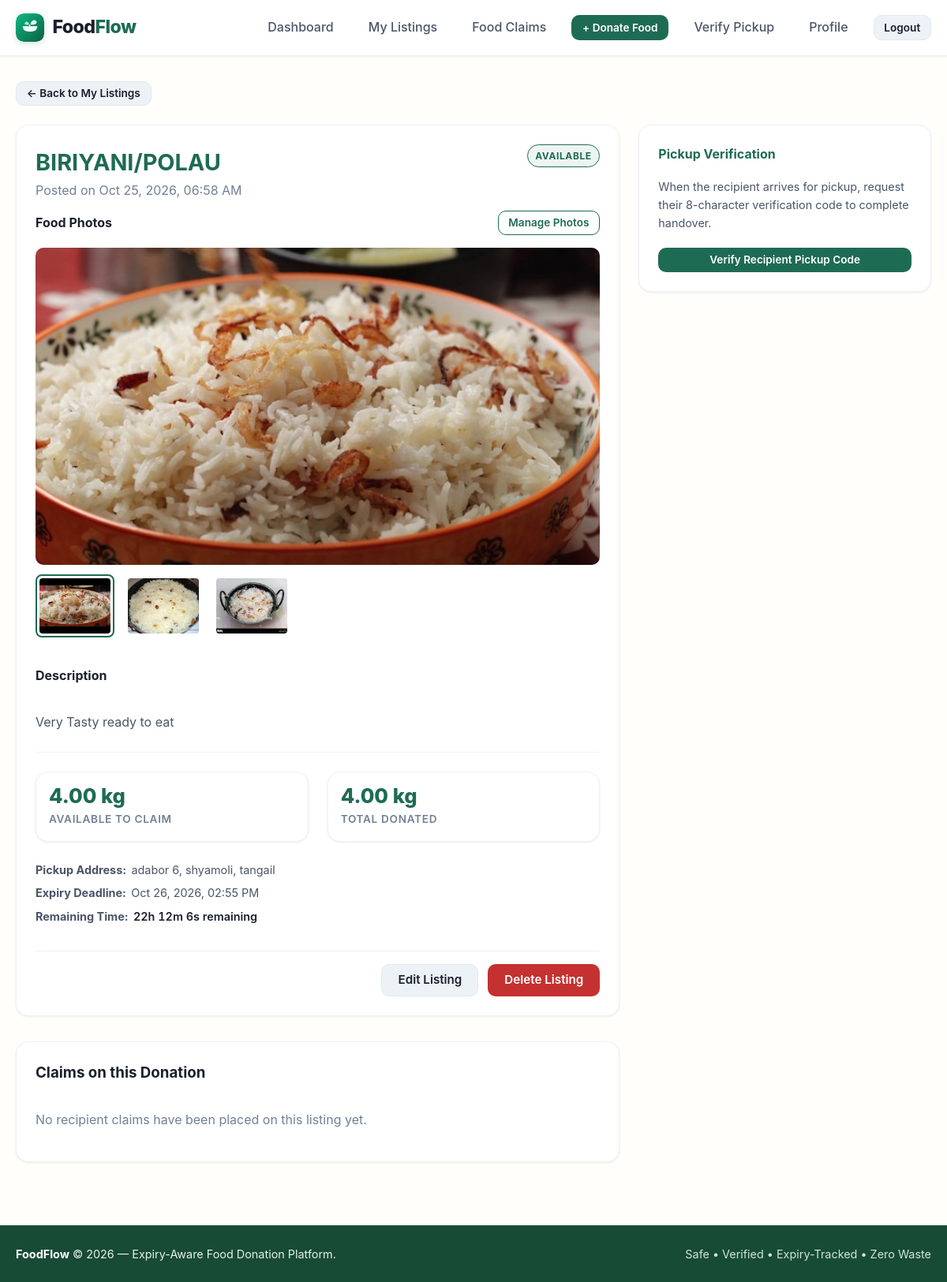
Page /donor/listings/26/ (signed in) on the committed database.
### listings/models.py (models this page shows, shortened)
class FoodListing(models.Model):
    STATUS_AVAILABLE = 'available'
    STATUS_CLAIMED = 'claimed'
    STATUS_COMPLETED = 'completed'
    STATUS_EXPIRED = 'expired'
    STATUS_CHOICES = [
        (STATUS_AVAILABLE, 'Available'),
        (STATUS_CLAIMED, 'Claimed'),
        (STATUS_COMPLETED, 'Completed'),
        (STATUS_EXPIRED, 'Expired'),
    ]
    donor = models.ForeignKey(
        'accounts.Donor',
        on_delete=models.CASCADE,
        related_name='listings'
    )
    location = models.ForeignKey(
        'locations.Location',
        on_delete=models.PROTECT,
        related_name='listings'
    )
    food_name = models.CharField(max_length=200, help_text="e.g. Cooked Rice & Curry, Fresh Apples, Bread Rolls")
    description = models.TextField(blank=True, null=True, help_text="Preparation details, ingredients, or dietary info")
    quantity = models.DecimalField(
        max_digits=10,
        decimal_places=2,
        validators=[MinValueValidator(Decimal('0.01'))],
        help_text="Total initial quantity"
    )
    unit = models.CharField(
        max_length=50,
        help_text="Units: portions, kg, boxes, packets, meals, litres"
    )
    expires_at = models.DateTimeField(
        db_index=True,
        help_text="Exact expiry deadline"
    )
    status = models.CharField(
        max_length=20,
        choices=STATUS_CHOICES,
        default=STATUS_AVAILABLE,
        db_index=True
    )
    created_at = models.DateTimeField(auto_now_add=True)
    updated_at = models.DateTimeField(auto_now=True)
    class Meta:
        verbose_name = "Food Listing"
        verbose_name_plural = "Food Listings"
        ordering = ['expires_at']
    @property
    def quantity_available(self):
        from claims.models import Claim
        now = timezone.now()
        claimed_sum = self.claims.filter(
            Q(status=Claim.STATUS_COMPLETED) |
            Q(status=Claim.STATUS_PENDING, pickup_deadline__gt=now)
        ).aggregate(total=Sum('claimed_quantity'))['total']
        if claimed_sum is None:
            claimed_sum = Decimal('0.00')
        else:
            claimed_sum = Decimal(str(claimed_sum))
        remaining = Decimal(str(self.quantity)) - claimed_sum
        remaining = max(Decimal('0.00'), remaining)
        return remaining.quantize(Decimal('0.01'))

class FoodPhoto(models.Model):
    listing = models.ForeignKey(
        FoodListing,
        on_delete=models.CASCADE,
        related_name='photos'
    )
    image = models.ImageField(
        upload_to='food_photos/%Y/%m/'
    )
    caption = models.CharField(
        max_length=200,
        blank=True
    )
    created_at = models.DateTimeField(auto_now_add=True)
    class Meta:
        ordering = ['created_at', 'id']

### locations/models.py (models this page shows, shortened)
class Location(models.Model):
    address = models.CharField(max_length=255, help_text="Street address or building details")
    area = models.CharField(max_length=100, db_index=True, help_text="Neighborhood or area name")
    city = models.CharField(max_length=100, db_index=True, help_text="City name")
    latitude = models.DecimalField(max_digits=9, decimal_places=6, null=True, blank=True)
    longitude = models.DecimalField(max_digits=9, decimal_places=6, null=True, blank=True)
    class Meta:
        verbose_name = "Location"
        verbose_name_plural = "Locations"
        indexes = [
            models.Index(fields=['area'], name='loc_area_idx'),
            models.Index(fields=['city'], name='loc_city_idx'),
        ]
        constraints = [
            models.UniqueConstraint(
                fields=['address', 'area', 'city'],
                name='unique_location_address'
            )
        ]

### listings/views.py (the view)
# urls.py: path('donor/listings/<int:pk>/', views.donor_listing_detail_view, name='donor_listing_detail'),
@login_required
def donor_listing_detail_view(request, pk):
    if not request.user.is_donor or not hasattr(request.user, 'donor_profile'):
        messages.error(request, "Access restricted to food donors.")
        return redirect('accounts:recipient_dashboard' if request.user.is_recipient else 'home')
    listing = get_object_or_404(
        FoodListing.objects.select_related('donor__user', 'location'),
        pk=pk
    )
    if listing.donor.user != request.user and not request.user.is_staff:
        messages.error(request, "Unauthorized: You do not own this listing.")
        return redirect('listings:donor_listings')
    claims = listing.claims.all().select_related('recipient__user').order_by('-claimed_at')
    context = {
        'listing': listing,
        'claims': claims,
    }
    return render(request, 'listings/listing_detail_donor.html', context)

### templates/listings/listing_detail_donor.html (shortened to what this page needs)
{% extends 'base.html' %}
{% block content %}
<div style="margin-bottom: 1.5rem;">
    <a href="{% url 'listings:donor_listings' %}" class="btn btn-secondary btn-sm">&larr; Back to My Listings</a>
</div>
<div class="grid grid-3">
    <div style="grid-column: span 2;">
        <div class="card" style="margin-bottom: 2rem;">
            <div class="card-header">
                <div>
                    <h1 style="color: var(--green-700); font-size: 1.8rem;">{{ listing.food_name }}</h1>
                    <span style="color: var(--grey-500);">Posted on {{ listing.created_at|date:"M d, Y, h:i A" }}</span>
                </div>
                <div>
                    <span class="badge badge-{{ listing.status }}">{{ listing.get_status_display }}</span>
                </div>
            </div>
            <div class="card-body">
                <div style="display: flex; align-items: center; justify-content: space-between; gap: 1rem; flex-wrap: wrap; margin-bottom: 1rem;">
                    <h4 style="margin: 0; color: var(--ink);">
                        Food Photos
                    </h4>
                    <a href="{% url 'listings:donor_photo_list' listing_id=listing.pk %}"
                       class="btn btn-outline btn-sm">
                        Manage Photos
                    </a>
                </div>
                {% include 'listings/photo_gallery.html' with listing=listing %}
                <h4 style="margin: 1rem 0 0.5rem; color: var(--ink);">Description</h4>
                <p style="color: var(--grey-700); white-space: pre-line;">
                    {{ listing.description|default:"No description provided." }}
                </p>
                <hr style="border: 0; border-top: 1px solid var(--grey-200); margin: 1.5rem 0;">
                <div class="grid grid-2">
                    <div class="stat-card" style="padding: 1rem;">
                        <span class="stat-value" style="font-size: 1.6rem;">{{ listing.quantity_available|floatformat:2 }} {{ listing.unit }}</span>
                        <span class="stat-label">Available to Claim</span>
                    </div>
                    <div class="stat-card" style="padding: 1rem;">
                        <span class="stat-value" style="font-size: 1.6rem;">{{ listing.quantity|floatformat:2 }} {{ listing.unit }}</span>
                        <span class="stat-label">Total Donated</span>
                    </div>
                </div>
                <div class="food-meta" style="margin-top: 1.5rem;">
                    <div class="food-meta-item">
                        <strong>Pickup Address:</strong>
                        <span>{{ listing.location.address }}, {{ listing.location.area }}, {{ listing.location.city }}</span>
                    </div>
                    <div class="food-meta-item">
                        <strong>Expiry Deadline:</strong>
                        <span>{{ listing.expires_at|date:"M d, Y, h:i A" }}</span>
                    </div>
                    <div class="food-meta-item">
                        <strong>Remaining Time:</strong>
                        <span class="countdown" data-expires="{{ listing.expires_at|date:'c' }}">Calculating...</span>
                    </div>
                </div>
            </div>
            <div class="card-footer" style="display: flex; gap: 0.75rem; justify-content: flex-end;">
                {% if listing.status != 'completed' and listing.status != 'expired' %}
                    <a href="{% url 'listings:donor_listing_edit' pk=listing.pk %}" class="btn btn-secondary">Edit Listing</a>
                {% endif %}
                <form action="{% url 'listings:donor_listing_delete' pk=listing.pk %}" method="post" onsubmit="return confirm('Are you sure you want to delete this listing?');">
                    <button type="submit" class="btn btn-danger">Delete Listing</button>
                </form>
            </div>
        </div>
        <div class="card">
            <h3 style="color: var(--ink); margin-bottom: 1rem;">Claims on this Donation</h3>
            {% if claims %}
            <div style="overflow-x: auto;">
                <table style="width: 100%; border-collapse: collapse; font-size: 0.95rem;">
                    <thead>
                        <tr style="text-align: left; border-bottom: 2px solid var(--grey-200); color: var(--grey-700);">
                            <th style="padding: 0.75rem 0.5rem;">Claim ID</th>
                            <th style="padding: 0.75rem 0.5rem;">Recipient</th>
                            <th style="padding: 0.75rem 0.5rem;">Quantity</th>
                            <th style="padding: 0.75rem 0.5rem;">Pickup Deadline</th>
                            <th style="padding: 0.75rem 0.5rem;">Status</th>
                        </tr>
                    </thead>
                    <tbody>
                        {% for claim in claims %}
                        <tr style="border-bottom: 1px solid var(--grey-200);">
                            <td style="padding: 0.75rem 0.5rem; font-weight: 600;">#{{ claim.id }}</td>
                            <td style="padding: 0.75rem 0.5rem;">{{ claim.recipient.user.full_name|default:claim.recipient.user.username }} ({{ claim.recipient.user.phone|default:'No phone' }})</td>
                            <td style="padding: 0.75rem 0.5rem;">{{ claim.claimed_quantity|floatformat:2 }} {{ listing.unit }}</td>
                            <td style="padding: 0.75rem 0.5rem;">{{ claim.pickup_deadline|date:"M d, h:i A" }}</td>
                            <td style="padding: 0.75rem 0.5rem;">
                                <span class="badge badge-{{ claim.status }}">{{ claim.get_status_display }}</span>
                            </td>
                        </tr>
                        {% endfor %}
                    </tbody>
                </table>
            </div>
            {% else %}
            <p style="color: var(--grey-500); padding: 1rem 0;">No recipient claims have been placed on this listing yet.</p>
            {% endif %}
        </div>
    </div>
    <div>
        <div class="card" style="margin-bottom: 1.5rem;">
            <h4 style="color: var(--green-700); margin-bottom: 1rem;">Pickup Verification</h4>
            <p style="font-size: 0.9rem; color: var(--grey-700); margin-bottom: 1.25rem;">
                When the recipient arrives for pickup, request their 8-character verification code to complete handover.
            </p>
            <div>
                <a href="{% url 'claims:verify_pickup' %}" class="btn btn-primary btn-sm" style="width: 100%;">
                    Verify Recipient Pickup Code
                </a>
            </div>
        </div>
    </div>
</div>
{% endblock %}

### templates/listings/photo_gallery.html
{% with photos=listing.photos.all %}
<div class="food-photo-gallery">
    {% with cover=photos|first %}
        {% if cover %}
            <img src="{{ cover.image.url }}"
                 alt="{{ listing.food_name }}"
                 class="food-detail-photo">
            {% if photos|length > 1 %}
                <div class="food-photo-thumbnails">
                    {% for photo in photos %}
                        <button type="button"
                                class="food-photo-thumbnail {% if forloop.first %}is-selected{% endif %}"
                                aria-label="View photo {{ forloop.counter }}"
                                aria-pressed="{% if forloop.first %}true{% else %}false{% endif %}">
                            <img src="{{ photo.image.url }}"
                                 alt="{{ photo.caption|default:listing.food_name }}"
                                 loading="lazy">
                        </button>
                    {% endfor %}
                </div>
            {% endif %}
        {% else %}
            <div class="food-photo-placeholder food-detail-photo">
                No photo added
            </div>
        {% endif %}
    {% endwith %}
</div>
{% endwith %}

### rows in the picture
FoodListing: food_name "BIRIYANI/POLAU", created_at "Oct 25, 2026, 06:58 AM", status "AVAILABLE", description "Very Tasty ready to eat", quantity_available "4.00", unit "kg", quantity "4.00", location.address "adabor 6", location.area "shyamoli", location.city "tangail", expires_at "Oct 26, 2026, 02:55 PM"
FoodPhoto: image (placeholder picture)
FoodPhoto: image (picture)
FoodPhoto: image (picture)
